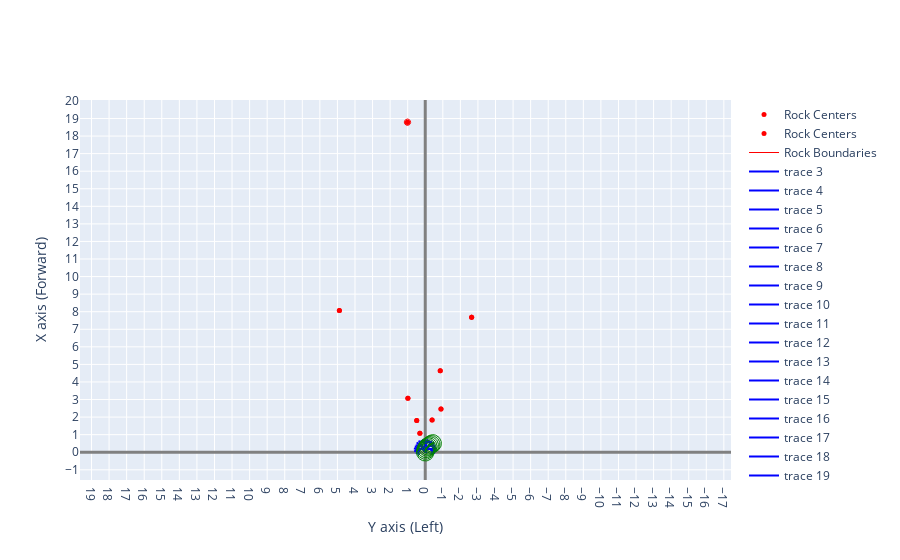

The cell this chart's notebook holds for it:
### Code cell
# print(f"candidate arcs shape: {planner.np_candidate_arcs.shape}")
waypoint = np.array([4.25, 4.25])
current_pose = poses[i]
test_rock_points_rover_frame = np.array([[]])
test_rock_data = []
control, best_arc, waypoint_local = planner.plan_arc(waypoint, current_pose, rock_points_rover_frame, rock_data)
# (v,w), waypoint_local = planner.plan_arc(waypoint, current_pose, test_rock_points_rover_frame, test_rock_data)
# print(waypoint_local)
fig = plot_rocks_rover_frame(rock_points_rover_frame, rock_data, color="red")
print(f"waypoint_local{waypoint_local}")
# fig = go.Figure()
for arc in arcs:
    fig = plot_path_rover_frame(arc, fig=fig)
fig = plot_path_rover_frame(best_arc, color="green", fig=fig)

fig.show()
print(control)
